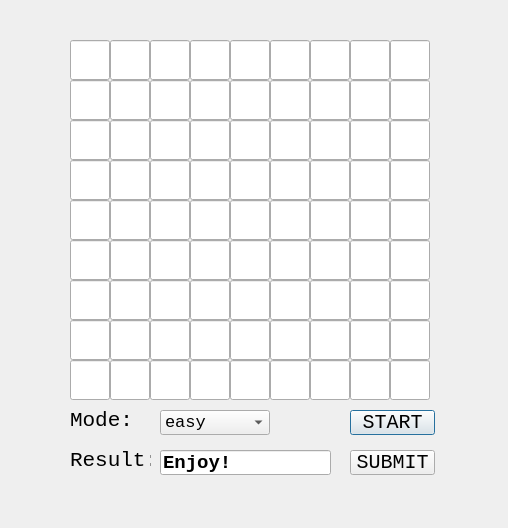
<?xml version="1.0" encoding="UTF-8"?>
<ui version="4.0">
 <class>Dialog</class>
 <widget class="QDialog" name="Dialog">
  <property name="geometry">
   <rect>
    <x>0</x>
    <y>0</y>
    <width>508</width>
    <height>528</height>
   </rect>
  </property>
  <property name="windowTitle">
   <string>Dialog</string>
  </property>
  <widget class="QLabel" name="Mode_label">
   <property name="geometry">
    <rect>
     <x>70</x>
     <y>410</y>
     <width>81</width>
     <height>20</height>
    </rect>
   </property>
   <property name="font">
    <font>
     <family>Consolas</family>
     <pointsize>16</pointsize>
    </font>
   </property>
   <property name="text">
    <string>Mode:</string>
   </property>
  </widget>
  <widget class="QComboBox" name="Mode_ComboBox">
   <property name="geometry">
    <rect>
     <x>160</x>
     <y>410</y>
     <width>110</width>
     <height>25</height>
    </rect>
   </property>
   <property name="font">
    <font>
     <family>Consolas</family>
     <pointsize>13</pointsize>
     <weight>50</weight>
     <bold>false</bold>
    </font>
   </property>
   <item>
    <property name="text">
     <string>easy</string>
    </property>
   </item>
   <item>
    <property name="text">
     <string>difficult</string>
    </property>
   </item>
  </widget>
  <widget class="QPushButton" name="Start_pushButton">
   <property name="geometry">
    <rect>
     <x>350</x>
     <y>410</y>
     <width>85</width>
     <height>25</height>
    </rect>
   </property>
   <property name="font">
    <font>
     <family>Consolas</family>
     <pointsize>15</pointsize>
    </font>
   </property>
   <property name="text">
    <string>START</string>
   </property>
   <property name="default">
    <bool>false</bool>
   </property>
   <property name="flat">
    <bool>false</bool>
   </property>
  </widget>
  <widget class="QPushButton" name="Submit_pushButton">
   <property name="geometry">
    <rect>
     <x>350</x>
     <y>450</y>
     <width>85</width>
     <height>25</height>
    </rect>
   </property>
   <property name="font">
    <font>
     <family>Consolas</family>
     <pointsize>15</pointsize>
    </font>
   </property>
   <property name="text">
    <string>SUBMIT</string>
   </property>
  </widget>
  <widget class="QLabel" name="Result_label">
   <property name="geometry">
    <rect>
     <x>70</x>
     <y>450</y>
     <width>81</width>
     <height>20</height>
    </rect>
   </property>
   <property name="font">
    <font>
     <family>Consolas</family>
     <pointsize>16</pointsize>
    </font>
   </property>
   <property name="text">
    <string>Result:</string>
   </property>
  </widget>
  <widget class="QLineEdit" name="Result_Window">
   <property name="geometry">
    <rect>
     <x>160</x>
     <y>450</y>
     <width>171</width>
     <height>25</height>
    </rect>
   </property>
   <property name="font">
    <font>
     <family>Consolas</family>
     <pointsize>14</pointsize>
     <weight>75</weight>
     <bold>true</bold>
    </font>
   </property>
   <property name="text">
    <string>Enjoy!</string>
   </property>
   <property name="readOnly">
    <bool>true</bool>
   </property>
  </widget>
  <widget class="QWidget" name="layoutWidget">
   <property name="geometry">
    <rect>
     <x>70</x>
     <y>40</y>
     <width>361</width>
     <height>361</height>
    </rect>
   </property>
   <layout class="QVBoxLayout" name="verticalLayout">
    <property name="spacing">
     <number>0</number>
    </property>
    <property name="sizeConstraint">
     <enum>QLayout::SetDefaultConstraint</enum>
    </property>
    <item>
     <layout class="QHBoxLayout" name="horizontalLayout">
      <property name="spacing">
       <number>0</number>
      </property>
      <item>
       <widget class="QLineEdit" name="grid_0">
        <property name="maximumSize">
         <size>
          <width>40</width>
          <height>40</height>
         </size>
        </property>
        <property name="font">
         <font>
          <family>Consolas</family>
          <pointsize>18</pointsize>
          <weight>75</weight>
          <bold>true</bold>
         </font>
        </property>
        <property name="alignment">
         <set>Qt::AlignCenter</set>
        </property>
       </widget>
      </item>
      <item>
       <widget class="QLineEdit" name="grid_1">
        <property name="maximumSize">
         <size>
          <width>40</width>
          <height>40</height>
         </size>
        </property>
        <property name="font">
         <font>
          <family>Consolas</family>
          <pointsize>18</pointsize>
          <weight>75</weight>
          <bold>true</bold>
         </font>
        </property>
        <property name="alignment">
         <set>Qt::AlignCenter</set>
        </property>
       </widget>
      </item>
      <item>
       <widget class="QLineEdit" name="grid_2">
        <property name="maximumSize">
         <size>
          <width>40</width>
          <height>40</height>
         </size>
        </property>
        <property name="font">
         <font>
          <family>Consolas</family>
          <pointsize>18</pointsize>
          <weight>75</weight>
          <bold>true</bold>
         </font>
        </property>
        <property name="alignment">
         <set>Qt::AlignCenter</set>
        </property>
       </widget>
      </item>
      <item>
       <widget class="QLineEdit" name="grid_3">
        <property name="maximumSize">
         <size>
          <width>40</width>
          <height>40</height>
         </size>
        </property>
        <property name="font">
         <font>
          <family>Consolas</family>
          <pointsize>18</pointsize>
          <weight>75</weight>
          <bold>true</bold>
         </font>
        </property>
        <property name="alignment">
         <set>Qt::AlignCenter</set>
        </property>
       </widget>
      </item>
      <item>
       <widget class="QLineEdit" name="grid_4">
        <property name="maximumSize">
         <size>
          <width>40</width>
          <height>40</height>
         </size>
        </property>
        <property name="font">
         <font>
          <family>Consolas</family>
          <pointsize>18</pointsize>
          <weight>75</weight>
          <bold>true</bold>
         </font>
        </property>
        <property name="alignment">
         <set>Qt::AlignCenter</set>
        </property>
       </widget>
      </item>
      <item>
       <widget class="QLineEdit" name="grid_5">
        <property name="maximumSize">
         <size>
          <width>40</width>
          <height>40</height>
         </size>
        </property>
        <property name="font">
         <font>
          <family>Consolas</family>
          <pointsize>18</pointsize>
          <weight>75</weight>
          <bold>true</bold>
         </font>
        </property>
        <property name="alignment">
         <set>Qt::AlignCenter</set>
        </property>
       </widget>
      </item>
      <item>
       <widget class="QLineEdit" name="grid_6">
        <property name="maximumSize">
         <size>
          <width>40</width>
          <height>40</height>
         </size>
        </property>
        <property name="font">
         <font>
          <family>Consolas</family>
          <pointsize>18</pointsize>
          <weight>75</weight>
          <bold>true</bold>
         </font>
        </property>
        <property name="alignment">
         <set>Qt::AlignCenter</set>
        </property>
       </widget>
      </item>
      <item>
       <widget class="QLineEdit" name="grid_7">
        <property name="maximumSize">
         <size>
          <width>40</width>
          <height>40</height>
         </size>
        </property>
        <property name="font">
         <font>
          <family>Consolas</family>
          <pointsize>18</pointsize>
          <weight>75</weight>
          <bold>true</bold>
         </font>
        </property>
        <property name="alignment">
         <set>Qt::AlignCenter</set>
        </property>
       </widget>
      </item>
      <item>
       <widget class="QLineEdit" name="grid_8">
        <property name="maximumSize">
         <size>
          <width>40</width>
          <height>40</height>
         </size>
        </property>
        <property name="font">
         <font>
          <family>Consolas</family>
          <pointsize>18</pointsize>
          <weight>75</weight>
          <bold>true</bold>
         </font>
        </property>
        <property name="alignment">
         <set>Qt::AlignCenter</set>
        </property>
       </widget>
      </item>
     </layout>
    </item>
    <item>
     <layout class="QHBoxLayout" name="horizontalLayout_2">
      <property name="spacing">
       <number>0</number>
      </property>
      <item>
       <widget class="QLineEdit" name="grid_9">
        <property name="maximumSize">
         <size>
          <width>40</width>
          <height>40</height>
         </size>
        </property>
        <property name="font">
         <font>
          <family>Consolas</family>
          <pointsize>18</pointsize>
          <weight>75</weight>
          <bold>true</bold>
         </font>
        </property>
        <property name="alignment">
         <set>Qt::AlignCenter</set>
        </property>
       </widget>
      </item>
      <item>
       <widget class="QLineEdit" name="grid_10">
        <property name="maximumSize">
         <size>
          <width>40</width>
          <height>40</height>
         </size>
        </property>
        <property name="font">
         <font>
          <family>Consolas</family>
          <pointsize>18</pointsize>
          <weight>75</weight>
          <bold>true</bold>
         </font>
        </property>
        <property name="alignment">
         <set>Qt::AlignCenter</set>
        </property>
       </widget>
      </item>
      <item>
       <widget class="QLineEdit" name="grid_11">
        <property name="maximumSize">
         <size>
          <width>40</width>
          <height>40</height>
         </size>
        </property>
        <property name="font">
         <font>
          <family>Consolas</family>
          <pointsize>18</pointsize>
          <weight>75</weight>
          <bold>true</bold>
         </font>
        </property>
        <property name="alignment">
         <set>Qt::AlignCenter</set>
        </property>
       </widget>
      </item>
      <item>
       <widget class="QLineEdit" name="grid_12">
        <property name="maximumSize">
         <size>
          <width>40</width>
          <height>40</height>
         </size>
        </property>
        <property name="font">
         <font>
          <family>Consolas</family>
          <pointsize>18</pointsize>
          <weight>75</weight>
          <bold>true</bold>
         </font>
        </property>
        <property name="alignment">
         <set>Qt::AlignCenter</set>
        </property>
       </widget>
      </item>
      <item>
       <widget class="QLineEdit" name="grid_13">
        <property name="maximumSize">
         <size>
          <width>40</width>
          <height>40</height>
         </size>
        </property>
        <property name="font">
         <font>
          <family>Consolas</family>
          <pointsize>18</pointsize>
          <weight>75</weight>
          <bold>true</bold>
         </font>
        </property>
        <property name="alignment">
         <set>Qt::AlignCenter</set>
        </property>
       </widget>
      </item>
      <item>
       <widget class="QLineEdit" name="grid_14">
        <property name="maximumSize">
         <size>
          <width>40</width>
          <height>40</height>
         </size>
        </property>
        <property name="font">
         <font>
          <family>Consolas</family>
          <pointsize>18</pointsize>
          <weight>75</weight>
          <bold>true</bold>
         </font>
        </property>
        <property name="alignment">
         <set>Qt::AlignCenter</set>
        </property>
       </widget>
      </item>
      <item>
       <widget class="QLineEdit" name="grid_15">
        <property name="maximumSize">
         <size>
          <width>40</width>
          <height>40</height>
         </size>
        </property>
        <property name="font">
         <font>
          <family>Consolas</family>
          <pointsize>18</pointsize>
          <weight>75</weight>
          <bold>true</bold>
         </font>
        </property>
        <property name="alignment">
         <set>Qt::AlignCenter</set>
        </property>
       </widget>
      </item>
      <item>
       <widget class="QLineEdit" name="grid_16">
        <property name="maximumSize">
         <size>
          <width>40</width>
          <height>40</height>
         </size>
        </property>
        <property name="font">
         <font>
          <family>Consolas</family>
          <pointsize>18</pointsize>
          <weight>75</weight>
          <bold>true</bold>
         </font>
        </property>
        <property name="alignment">
         <set>Qt::AlignCenter</set>
        </property>
       </widget>
      </item>
      <item>
       <widget class="QLineEdit" name="grid_17">
        <property name="maximumSize">
         <size>
          <width>40</width>
          <height>40</height>
         </size>
        </property>
        <property name="font">
         <font>
          <family>Consolas</family>
          <pointsize>18</pointsize>
          <weight>75</weight>
          <bold>true</bold>
         </font>
        </property>
        <property name="alignment">
         <set>Qt::AlignCenter</set>
        </property>
       </widget>
      </item>
     </layout>
    </item>
    <item>
     <layout class="QHBoxLayout" name="horizontalLayout_3">
      <property name="spacing">
       <number>0</number>
      </property>
      <item>
       <widget class="QLineEdit" name="grid_18">
        <property name="maximumSize">
         <size>
          <width>40</width>
          <height>40</height>
         </size>
        </property>
        <property name="font">
         <font>
          <family>Consolas</family>
          <pointsize>18</pointsize>
          <weight>75</weight>
          <bold>true</bold>
         </font>
        </property>
        <property name="alignment">
         <set>Qt::AlignCenter</set>
        </property>
       </widget>
      </item>
      <item>
       <widget class="QLineEdit" name="grid_19">
        <property name="maximumSize">
         <size>
          <width>40</width>
          <height>40</height>
         </size>
        </property>
        <property name="font">
         <font>
          <family>Consolas</family>
          <pointsize>18</pointsize>
          <weight>75</weight>
          <bold>true</bold>
         </font>
        </property>
        <property name="alignment">
         <set>Qt::AlignCenter</set>
        </property>
       </widget>
      </item>
      <item>
       <widget class="QLineEdit" name="grid_20">
        <property name="maximumSize">
         <size>
          <width>40</width>
          <height>40</height>
         </size>
        </property>
        <property name="font">
         <font>
          <family>Consolas</family>
          <pointsize>18</pointsize>
          <weight>75</weight>
          <bold>true</bold>
         </font>
        </property>
        <property name="alignment">
         <set>Qt::AlignCenter</set>
        </property>
       </widget>
      </item>
      <item>
       <widget class="QLineEdit" name="grid_21">
        <property name="maximumSize">
         <size>
          <width>40</width>
          <height>40</height>
         </size>
        </property>
        <property name="font">
         <font>
          <family>Consolas</family>
          <pointsize>18</pointsize>
          <weight>75</weight>
          <bold>true</bold>
         </font>
        </property>
        <property name="alignment">
         <set>Qt::AlignCenter</set>
        </property>
       </widget>
      </item>
      <item>
       <widget class="QLineEdit" name="grid_22">
        <property name="maximumSize">
         <size>
          <width>40</width>
          <height>40</height>
         </size>
        </property>
        <property name="font">
         <font>
          <family>Consolas</family>
          <pointsize>18</pointsize>
          <weight>75</weight>
          <bold>true</bold>
         </font>
        </property>
        <property name="alignment">
         <set>Qt::AlignCenter</set>
        </property>
       </widget>
      </item>
      <item>
       <widget class="QLineEdit" name="grid_23">
        <property name="maximumSize">
         <size>
          <width>40</width>
          <height>40</height>
         </size>
        </property>
        <property name="font">
         <font>
          <family>Consolas</family>
          <pointsize>18</pointsize>
          <weight>75</weight>
          <bold>true</bold>
         </font>
        </property>
        <property name="alignment">
         <set>Qt::AlignCenter</set>
        </property>
       </widget>
      </item>
      <item>
       <widget class="QLineEdit" name="grid_24">
        <property name="maximumSize">
         <size>
          <width>40</width>
          <height>40</height>
         </size>
        </property>
        <property name="font">
         <font>
          <family>Consolas</family>
          <pointsize>18</pointsize>
          <weight>75</weight>
          <bold>true</bold>
         </font>
        </property>
        <property name="alignment">
         <set>Qt::AlignCenter</set>
        </property>
       </widget>
      </item>
      <item>
       <widget class="QLineEdit" name="grid_25">
        <property name="maximumSize">
         <size>
          <width>40</width>
          <height>40</height>
         </size>
        </property>
        <property name="font">
         <font>
          <family>Consolas</family>
          <pointsize>18</pointsize>
          <weight>75</weight>
          <bold>true</bold>
         </font>
        </property>
        <property name="alignment">
         <set>Qt::AlignCenter</set>
        </property>
       </widget>
      </item>
      <item>
       <widget class="QLineEdit" name="grid_26">
        <property name="maximumSize">
         <size>
          <width>40</width>
          <height>40</height>
         </size>
        </property>
        <property name="font">
         <font>
          <family>Consolas</family>
          <pointsize>18</pointsize>
          <weight>75</weight>
          <bold>true</bold>
         </font>
        </property>
        <property name="alignment">
         <set>Qt::AlignCenter</set>
        </property>
       </widget>
      </item>
     </layout>
    </item>
    <item>
     <layout class="QHBoxLayout" name="horizontalLayout_4">
      <property name="spacing">
       <number>0</number>
      </property>
      <item>
       <widget class="QLineEdit" name="grid_27">
        <property name="maximumSize">
         <size>
          <width>40</width>
          <height>40</height>
         </size>
        </property>
        <property name="font">
         <font>
          <family>Consolas</family>
          <pointsize>18</pointsize>
          <weight>75</weight>
          <bold>true</bold>
         </font>
        </property>
        <property name="alignment">
         <set>Qt::AlignCenter</set>
        </property>
       </widget>
      </item>
      <item>
       <widget class="QLineEdit" name="grid_28">
        <property name="maximumSize">
         <size>
          <width>40</width>
          <height>40</height>
         </size>
        </property>
        <property name="font">
         <font>
          <family>Consolas</family>
          <pointsize>18</pointsize>
          <weight>75</weight>
          <bold>true</bold>
         </font>
        </property>
        <property name="alignment">
         <set>Qt::AlignCenter</set>
        </property>
       </widget>
      </item>
      <item>
       <widget class="QLineEdit" name="grid_29">
        <property name="maximumSize">
         <size>
          <width>40</width>
          <height>40</height>
         </size>
        </property>
        <property name="font">
         <font>
          <family>Consolas</family>
          <pointsize>18</pointsize>
          <weight>75</weight>
          <bold>true</bold>
         </font>
        </property>
        <property name="alignment">
         <set>Qt::AlignCenter</set>
        </property>
       </widget>
      </item>
      <item>
       <widget class="QLineEdit" name="grid_30">
        <property name="maximumSize">
         <size>
          <width>40</width>
          <height>40</height>
         </size>
        </property>
        <property name="font">
         <font>
          <family>Consolas</family>
          <pointsize>18</pointsize>
          <weight>75</weight>
          <bold>true</bold>
         </font>
        </property>
        <property name="alignment">
         <set>Qt::AlignCenter</set>
        </property>
       </widget>
      </item>
      <item>
       <widget class="QLineEdit" name="grid_31">
        <property name="maximumSize">
         <size>
          <width>40</width>
          <height>40</height>
         </size>
        </property>
        <property name="font">
         <font>
          <family>Consolas</family>
          <pointsize>18</pointsize>
          <weight>75</weight>
          <bold>true</bold>
         </font>
        </property>
        <property name="alignment">
         <set>Qt::AlignCenter</set>
        </property>
       </widget>
      </item>
      <item>
       <widget class="QLineEdit" name="grid_32">
        <property name="maximumSize">
         <size>
          <width>40</width>
          <height>40</height>
         </size>
        </property>
        <property name="font">
         <font>
          <family>Consolas</family>
          <pointsize>18</pointsize>
          <weight>75</weight>
          <bold>true</bold>
         </font>
        </property>
        <property name="alignment">
         <set>Qt::AlignCenter</set>
        </property>
       </widget>
      </item>
      <item>
       <widget class="QLineEdit" name="grid_33">
        <property name="maximumSize">
         <size>
          <width>40</width>
          <height>40</height>
         </size>
        </property>
        <property name="font">
         <font>
          <family>Consolas</family>
          <pointsize>18</pointsize>
          <weight>75</weight>
          <bold>true</bold>
         </font>
        </property>
        <property name="alignment">
         <set>Qt::AlignCenter</set>
        </property>
       </widget>
      </item>
      <item>
       <widget class="QLineEdit" name="grid_34">
        <property name="maximumSize">
         <size>
          <width>40</width>
          <height>40</height>
         </size>
        </property>
        <property name="font">
         <font>
          <family>Consolas</family>
          <pointsize>18</pointsize>
          <weight>75</weight>
          <bold>true</bold>
         </font>
        </property>
        <property name="alignment">
         <set>Qt::AlignCenter</set>
        </property>
       </widget>
      </item>
      <item>
       <widget class="QLineEdit" name="grid_35">
        <property name="maximumSize">
         <size>
          <width>40</width>
          <height>40</height>
         </size>
        </property>
        <property name="font">
         <font>
          <family>Consolas</family>
          <pointsize>18</pointsize>
          <weight>75</weight>
          <bold>true</bold>
         </font>
        </property>
        <property name="alignment">
         <set>Qt::AlignCenter</set>
        </property>
       </widget>
      </item>
     </layout>
    </item>
    <item>
     <layout class="QHBoxLayout" name="horizontalLayout_5">
      <property name="spacing">
       <number>0</number>
      </property>
      <item>
       <widget class="QLineEdit" name="grid_36">
        <property name="maximumSize">
         <size>
          <width>40</width>
          <height>40</height>
         </size>
        </property>
        <property name="font">
         <font>
          <family>Consolas</family>
          <pointsize>18</pointsize>
          <weight>75</weight>
          <bold>true</bold>
         </font>
        </property>
        <property name="alignment">
         <set>Qt::AlignCenter</set>
        </property>
       </widget>
      </item>
      <item>
       <widget class="QLineEdit" name="grid_37">
        <property name="maximumSize">
         <size>
          <width>40</width>
          <height>40</height>
         </size>
        </property>
        <property name="font">
         <font>
          <family>Consolas</family>
          <pointsize>18</pointsize>
          <weight>75</weight>
          <bold>true</bold>
         </font>
        </property>
        <property name="alignment">
         <set>Qt::AlignCenter</set>
        </property>
       </widget>
      </item>
      <item>
       <widget class="QLineEdit" name="grid_38">
        <property name="maximumSize">
         <size>
          <width>40</width>
          <height>40</height>
         </size>
        </property>
        <property name="font">
         <font>
          <family>Consolas</family>
          <pointsize>18</pointsize>
          <weight>75</weight>
          <bold>true</bold>
         </font>
        </property>
        <property name="alignment">
         <set>Qt::AlignCenter</set>
        </property>
       </widget>
      </item>
      <item>
       <widget class="QLineEdit" name="grid_39">
        <property name="maximumSize">
         <size>
          <width>40</width>
          <height>40</height>
         </size>
        </property>
        <property name="font">
         <font>
          <family>Consolas</family>
          <pointsize>18</pointsize>
          <weight>75</weight>
          <bold>true</bold>
         </font>
        </property>
        <property name="alignment">
         <set>Qt::AlignCenter</set>
        </property>
       </widget>
      </item>
      <item>
       <widget class="QLineEdit" name="grid_40">
        <property name="maximumSize">
         <size>
          <width>40</width>
          <height>40</height>
         </size>
        </property>
        <property name="font">
         <font>
          <family>Consolas</family>
          <pointsize>18</pointsize>
          <weight>75</weight>
          <bold>true</bold>
         </font>
        </property>
        <property name="alignment">
         <set>Qt::AlignCenter</set>
        </property>
       </widget>
      </item>
      <item>
       <widget class="QLineEdit" name="grid_41">
        <property name="maximumSize">
         <size>
          <width>40</width>
          <height>40</height>
         </size>
        </property>
        <property name="font">
         <font>
          <family>Consolas</family>
          <pointsize>18</pointsize>
          <weight>75</weight>
          <bold>true</bold>
         </font>
        </property>
        <property name="alignment">
         <set>Qt::AlignCenter</set>
        </property>
       </widget>
      </item>
      <item>
       <widget class="QLineEdit" name="grid_42">
        <property name="maximumSize">
         <size>
          <width>40</width>
          <height>40</height>
         </size>
        </property>
        <property name="font">
         <font>
          <family>Consolas</family>
          <pointsize>18</pointsize>
          <weight>75</weight>
          <bold>true</bold>
         </font>
        </property>
        <property name="alignment">
         <set>Qt::AlignCenter</set>
        </property>
       </widget>
      </item>
      <item>
       <widget class="QLineEdit" name="grid_43">
        <property name="maximumSize">
         <size>
          <width>40</width>
          <height>40</height>
         </size>
        </property>
        <property name="font">
         <font>
          <family>Consolas</family>
          <pointsize>18</pointsize>
          <weight>75</weight>
          <bold>true</bold>
         </font>
        </property>
        <property name="alignment">
         <set>Qt::AlignCenter</set>
        </property>
       </widget>
      </item>
      <item>
       <widget class="QLineEdit" name="grid_44">
        <property name="maximumSize">
         <size>
          <width>40</width>
          <height>40</height>
         </size>
        </property>
        <property name="font">
         <font>
          <family>Consolas</family>
          <pointsize>18</pointsize>
          <weight>75</weight>
          <bold>true</bold>
         </font>
        </property>
        <property name="alignment">
         <set>Qt::AlignCenter</set>
        </property>
       </widget>
      </item>
     </layout>
    </item>
    <item>
     <layout class="QHBoxLayout" name="horizontalLayout_6">
      <property name="spacing">
       <number>0</number>
      </property>
      <item>
       <widget class="QLineEdit" name="grid_45">
        <property name="maximumSize">
         <size>
          <width>40</width>
          <height>40</height>
         </size>
        </property>
        <property name="font">
         <font>
          <family>Consolas</family>
          <pointsize>18</pointsize>
          <weight>75</weight>
          <bold>true</bold>
         </font>
        </property>
        <property name="alignment">
         <set>Qt::AlignCenter</set>
        </property>
       </widget>
      </item>
      <item>
       <widget class="QLineEdit" name="grid_46">
        <property name="maximumSize">
         <size>
          <width>40</width>
          <height>40</height>
         </size>
        </property>
        <property name="font">
         <font>
          <family>Consolas</family>
          <pointsize>18</pointsize>
          <weight>75</weight>
          <bold>true</bold>
         </font>
        </property>
        <property name="alignment">
         <set>Qt::AlignCenter</set>
        </property>
       </widget>
      </item>
      <item>
       <widget class="QLineEdit" name="grid_47">
        <property name="maximumSize">
         <size>
          <width>40</width>
          <height>40</height>
         </size>
        </property>
        <property name="font">
         <font>
          <family>Consolas</family>
          <pointsize>18</pointsize>
          <weight>75</weight>
          <bold>true</bold>
         </font>
        </property>
        <property name="alignment">
         <set>Qt::AlignCenter</set>
        </property>
       </widget>
      </item>
      <item>
       <widget class="QLineEdit" name="grid_48">
        <property name="maximumSize">
         <size>
          <width>40</width>
          <height>40</height>
         </size>
        </property>
        <property name="font">
         <font>
          <family>Consolas</family>
          <pointsize>18</pointsize>
          <weight>75</weight>
          <bold>true</bold>
         </font>
        </property>
        <property name="alignment">
         <set>Qt::AlignCenter</set>
        </property>
       </widget>
      </item>
      <item>
       <widget class="QLineEdit" name="grid_49">
        <property name="maximumSize">
         <size>
          <width>40</width>
          <height>40</height>
         </size>
        </property>
        <property name="font">
         <font>
          <family>Consolas</family>
          <pointsize>18</pointsize>
          <weight>75</weight>
          <bold>true</bold>
         </font>
        </property>
        <property name="alignment">
         <set>Qt::AlignCenter</set>
        </property>
       </widget>
      </item>
      <item>
       <widget class="QLineEdit" name="grid_50">
        <property name="maximumSize">
         <size>
          <width>40</width>
          <height>40</height>
         </size>
        </property>
        <property name="font">
         <font>
          <family>Consolas</family>
          <pointsize>18</pointsize>
          <weight>75</weight>
          <bold>true</bold>
         </font>
        </property>
        <property name="alignment">
         <set>Qt::AlignCenter</set>
        </property>
       </widget>
      </item>
      <item>
       <widget class="QLineEdit" name="grid_51">
        <property name="maximumSize">
         <size>
          <width>40</width>
          <height>40</height>
         </size>
        </property>
        <property name="font">
         <font>
          <family>Consolas</family>
          <pointsize>18</pointsize>
          <weight>75</weight>
          <bold>true</bold>
         </font>
        </property>
        <property name="alignment">
         <set>Qt::AlignCenter</set>
        </property>
       </widget>
      </item>
      <item>
       <widget class="QLineEdit" name="grid_52">
        <property name="maximumSize">
         <size>
          <width>40</width>
          <height>40</height>
         </size>
        </property>
        <property name="font">
         <font>
          <family>Consolas</family>
          <pointsize>18</pointsize>
          <weight>75</weight>
          <bold>true</bold>
         </font>
        </property>
        <property name="alignment">
         <set>Qt::AlignCenter</set>
        </property>
       </widget>
      </item>
      <item>
       <widget class="QLineEdit" name="grid_53">
        <property name="maximumSize">
         <size>
          <width>40</width>
          <height>40</height>
         </size>
        </property>
        <property name="font">
         <font>
          <family>Consolas</family>
          <pointsize>18</pointsize>
          <weight>75</weight>
          <bold>true</bold>
         </font>
        </property>
        <property name="alignment">
         <set>Qt::AlignCenter</set>
        </property>
       </widget>
      </item>
     </layout>
    </item>
    <item>
     <layout class="QHBoxLayout" name="horizontalLayout_7">
      <property name="spacing">
       <number>0</number>
      </property>
      <item>
       <widget class="QLineEdit" name="grid_54">
        <property name="maximumSize">
         <size>
          <width>40</width>
          <height>40</height>
         </size>
        </property>
        <property name="font">
         <font>
          <family>Consolas</family>
          <pointsize>18</pointsize>
          <weight>75</weight>
          <bold>true</bold>
         </font>
        </property>
        <property name="alignment">
         <set>Qt::AlignCenter</set>
        </property>
       </widget>
      </item>
      <item>
       <widget class="QLineEdit" name="grid_55">
        <property name="maximumSize">
         <size>
          <width>40</width>
          <height>40</height>
         </size>
        </property>
        <property name="font">
         <font>
          <family>Consolas</family>
          <pointsize>18</pointsize>
          <weight>75</weight>
          <bold>true</bold>
         </font>
        </property>
        <property name="alignment">
         <set>Qt::AlignCenter</set>
        </property>
       </widget>
      </item>
      <item>
       <widget class="QLineEdit" name="grid_56">
        <property name="maximumSize">
         <size>
          <width>40</width>
          <height>40</height>
         </size>
        </property>
        <property name="font">
         <font>
          <family>Consolas</family>
          <pointsize>18</pointsize>
          <weight>75</weight>
          <bold>true</bold>
         </font>
        </property>
        <property name="alignment">
         <set>Qt::AlignCenter</set>
        </property>
       </widget>
      </item>
      <item>
       <widget class="QLineEdit" name="grid_57">
        <property name="maximumSize">
         <size>
          <width>40</width>
          <height>40</height>
         </size>
        </property>
        <property name="font">
         <font>
          <family>Consolas</family>
          <pointsize>18</pointsize>
          <weight>75</weight>
          <bold>true</bold>
         </font>
        </property>
        <property name="alignment">
         <set>Qt::AlignCenter</set>
        </property>
       </widget>
      </item>
      <item>
       <widget class="QLineEdit" name="grid_58">
        <property name="maximumSize">
         <size>
          <width>40</width>
          <height>40</height>
         </size>
        </property>
        <property name="font">
         <font>
          <family>Consolas</family>
          <pointsize>18</pointsize>
          <weight>75</weight>
          <bold>true</bold>
         </font>
        </property>
        <property name="alignment">
         <set>Qt::AlignCenter</set>
        </property>
       </widget>
      </item>
      <item>
       <widget class="QLineEdit" name="grid_59">
        <property name="maximumSize">
         <size>
          <width>40</width>
          <height>40</height>
         </size>
        </property>
        <property name="font">
         <font>
          <family>Consolas</family>
          <pointsize>18</pointsize>
          <weight>75</weight>
          <bold>true</bold>
         </font>
        </property>
        <property name="alignment">
         <set>Qt::AlignCenter</set>
        </property>
       </widget>
      </item>
      <item>
       <widget class="QLineEdit" name="grid_60">
        <property name="maximumSize">
         <size>
          <width>40</width>
          <height>40</height>
         </size>
        </property>
        <property name="font">
         <font>
          <family>Consolas</family>
          <pointsize>18</pointsize>
          <weight>75</weight>
          <bold>true</bold>
         </font>
        </property>
        <property name="alignment">
         <set>Qt::AlignCenter</set>
        </property>
       </widget>
      </item>
      <item>
       <widget class="QLineEdit" name="grid_61">
        <property name="maximumSize">
         <size>
          <width>40</width>
          <height>40</height>
         </size>
        </property>
        <property name="font">
         <font>
          <family>Consolas</family>
          <pointsize>18</pointsize>
          <weight>75</weight>
          <bold>true</bold>
         </font>
        </property>
        <property name="alignment">
         <set>Qt::AlignCenter</set>
        </property>
       </widget>
      </item>
      <item>
       <widget class="QLineEdit" name="grid_62">
        <property name="maximumSize">
         <size>
          <width>40</width>
          <height>40</height>
         </size>
        </property>
        <property name="font">
         <font>
          <family>Consolas</family>
          <pointsize>18</pointsize>
          <weight>75</weight>
          <bold>true</bold>
         </font>
        </property>
        <property name="alignment">
         <set>Qt::AlignCenter</set>
        </property>
       </widget>
      </item>
     </layout>
    </item>
    <item>
     <layout class="QHBoxLayout" name="horizontalLayout_8">
      <property name="spacing">
       <number>0</number>
      </property>
      <item>
       <widget class="QLineEdit" name="grid_63">
        <property name="maximumSize">
         <size>
          <width>40</width>
          <height>40</height>
         </size>
        </property>
        <property name="font">
         <font>
          <family>Consolas</family>
          <pointsize>18</pointsize>
          <weight>75</weight>
          <bold>true</bold>
         </font>
        </property>
        <property name="alignment">
         <set>Qt::AlignCenter</set>
        </property>
       </widget>
      </item>
      <item>
       <widget class="QLineEdit" name="grid_64">
        <property name="maximumSize">
         <size>
          <width>40</width>
          <height>40</height>
         </size>
        </property>
        <property name="font">
         <font>
          <family>Consolas</family>
          <pointsize>18</pointsize>
          <weight>75</weight>
          <bold>true</bold>
         </font>
        </property>
        <property name="alignment">
         <set>Qt::AlignCenter</set>
        </property>
       </widget>
      </item>
      <item>
       <widget class="QLineEdit" name="grid_65">
        <property name="maximumSize">
         <size>
          <width>40</width>
          <height>40</height>
         </size>
        </property>
        <property name="font">
         <font>
          <family>Consolas</family>
          <pointsize>18</pointsize>
          <weight>75</weight>
          <bold>true</bold>
         </font>
        </property>
        <property name="alignment">
         <set>Qt::AlignCenter</set>
        </property>
       </widget>
      </item>
      <item>
       <widget class="QLineEdit" name="grid_66">
        <property name="maximumSize">
         <size>
          <width>40</width>
          <height>40</height>
         </size>
        </property>
        <property name="font">
         <font>
          <family>Consolas</family>
          <pointsize>18</pointsize>
          <weight>75</weight>
          <bold>true</bold>
         </font>
        </property>
        <property name="alignment">
         <set>Qt::AlignCenter</set>
        </property>
       </widget>
      </item>
      <item>
       <widget class="QLineEdit" name="grid_67">
        <property name="maximumSize">
         <size>
          <width>40</width>
          <height>40</height>
         </size>
        </property>
        <property name="font">
         <font>
          <family>Consolas</family>
          <pointsize>18</pointsize>
          <weight>75</weight>
          <bold>true</bold>
         </font>
        </property>
        <property name="alignment">
         <set>Qt::AlignCenter</set>
        </property>
       </widget>
      </item>
      <item>
       <widget class="QLineEdit" name="grid_68">
        <property name="maximumSize">
         <size>
          <width>40</width>
          <height>40</height>
         </size>
        </property>
        <property name="font">
         <font>
          <family>Consolas</family>
          <pointsize>18</pointsize>
          <weight>75</weight>
          <bold>true</bold>
         </font>
        </property>
        <property name="alignment">
         <set>Qt::AlignCenter</set>
        </property>
       </widget>
      </item>
      <item>
       <widget class="QLineEdit" name="grid_69">
        <property name="maximumSize">
         <size>
          <width>40</width>
          <height>40</height>
         </size>
        </property>
        <property name="font">
         <font>
          <family>Consolas</family>
          <pointsize>18</pointsize>
          <weight>75</weight>
          <bold>true</bold>
         </font>
        </property>
        <property name="alignment">
         <set>Qt::AlignCenter</set>
        </property>
       </widget>
      </item>
      <item>
       <widget class="QLineEdit" name="grid_70">
        <property name="maximumSize">
         <size>
          <width>40</width>
          <height>40</height>
         </size>
        </property>
        <property name="font">
         <font>
          <family>Consolas</family>
          <pointsize>18</pointsize>
          <weight>75</weight>
          <bold>true</bold>
         </font>
        </property>
        <property name="alignment">
         <set>Qt::AlignCenter</set>
        </property>
       </widget>
      </item>
      <item>
       <widget class="QLineEdit" name="grid_71">
        <property name="maximumSize">
         <size>
          <width>40</width>
          <height>40</height>
         </size>
        </property>
        <property name="font">
         <font>
          <family>Consolas</family>
          <pointsize>18</pointsize>
          <weight>75</weight>
          <bold>true</bold>
         </font>
        </property>
        <property name="alignment">
         <set>Qt::AlignCenter</set>
        </property>
       </widget>
      </item>
     </layout>
    </item>
    <item>
     <layout class="QHBoxLayout" name="horizontalLayout_9">
      <property name="spacing">
       <number>0</number>
      </property>
      <item>
       <widget class="QLineEdit" name="grid_72">
        <property name="maximumSize">
         <size>
          <width>40</width>
          <height>40</height>
         </size>
        </property>
        <property name="font">
         <font>
          <family>Consolas</family>
          <pointsize>18</pointsize>
          <weight>75</weight>
          <bold>true</bold>
         </font>
        </property>
        <property name="alignment">
         <set>Qt::AlignCenter</set>
        </property>
       </widget>
      </item>
      <item>
       <widget class="QLineEdit" name="grid_73">
        <property name="maximumSize">
         <size>
          <width>40</width>
          <height>40</height>
         </size>
        </property>
        <property name="font">
         <font>
          <family>Consolas</family>
          <pointsize>18</pointsize>
          <weight>75</weight>
          <bold>true</bold>
         </font>
        </property>
        <property name="alignment">
         <set>Qt::AlignCenter</set>
        </property>
       </widget>
      </item>
      <item>
       <widget class="QLineEdit" name="grid_74">
        <property name="maximumSize">
         <size>
          <width>40</width>
          <height>40</height>
         </size>
        </property>
        <property name="font">
         <font>
          <family>Consolas</family>
          <pointsize>18</pointsize>
          <weight>75</weight>
          <bold>true</bold>
         </font>
        </property>
        <property name="alignment">
         <set>Qt::AlignCenter</set>
        </property>
       </widget>
      </item>
      <item>
       <widget class="QLineEdit" name="grid_75">
        <property name="maximumSize">
         <size>
          <width>40</width>
          <height>40</height>
         </size>
        </property>
        <property name="font">
         <font>
          <family>Consolas</family>
          <pointsize>18</pointsize>
          <weight>75</weight>
          <bold>true</bold>
         </font>
        </property>
        <property name="alignment">
         <set>Qt::AlignCenter</set>
        </property>
       </widget>
      </item>
      <item>
       <widget class="QLineEdit" name="grid_76">
        <property name="maximumSize">
         <size>
          <width>40</width>
          <height>40</height>
         </size>
        </property>
        <property name="font">
         <font>
          <family>Consolas</family>
          <pointsize>18</pointsize>
          <weight>75</weight>
          <bold>true</bold>
         </font>
        </property>
        <property name="alignment">
         <set>Qt::AlignCenter</set>
        </property>
       </widget>
      </item>
      <item>
       <widget class="QLineEdit" name="grid_77">
        <property name="maximumSize">
         <size>
          <width>40</width>
          <height>40</height>
         </size>
        </property>
        <property name="font">
         <font>
          <family>Consolas</family>
          <pointsize>18</pointsize>
          <weight>75</weight>
          <bold>true</bold>
         </font>
        </property>
        <property name="alignment">
         <set>Qt::AlignCenter</set>
        </property>
       </widget>
      </item>
      <item>
       <widget class="QLineEdit" name="grid_78">
        <property name="maximumSize">
         <size>
          <width>40</width>
          <height>40</height>
         </size>
        </property>
        <property name="font">
         <font>
          <family>Consolas</family>
          <pointsize>18</pointsize>
          <weight>75</weight>
          <bold>true</bold>
         </font>
        </property>
        <property name="alignment">
         <set>Qt::AlignCenter</set>
        </property>
       </widget>
      </item>
      <item>
       <widget class="QLineEdit" name="grid_79">
        <property name="maximumSize">
         <size>
          <width>40</width>
          <height>40</height>
         </size>
        </property>
        <property name="font">
         <font>
          <family>Consolas</family>
          <pointsize>18</pointsize>
          <weight>75</weight>
          <bold>true</bold>
         </font>
        </property>
        <property name="alignment">
         <set>Qt::AlignCenter</set>
        </property>
       </widget>
      </item>
      <item>
       <widget class="QLineEdit" name="grid_80">
        <property name="maximumSize">
         <size>
          <width>40</width>
          <height>40</height>
         </size>
        </property>
        <property name="font">
         <font>
          <family>Consolas</family>
          <pointsize>18</pointsize>
          <weight>75</weight>
          <bold>true</bold>
         </font>
        </property>
        <property name="alignment">
         <set>Qt::AlignCenter</set>
        </property>
       </widget>
      </item>
     </layout>
    </item>
   </layout>
  </widget>
 </widget>
 <resources/>
 <connections/>
 <slots>
  <slot>button_clicked()</slot>
 </slots>
</ui>
